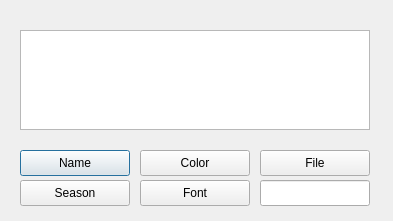
<?xml version="1.0" encoding="UTF-8"?>
<ui version="4.0">
 <class>Dialog</class>
 <widget class="QDialog" name="Dialog">
  <property name="geometry">
   <rect>
    <x>0</x>
    <y>0</y>
    <width>393</width>
    <height>221</height>
   </rect>
  </property>
  <property name="windowTitle">
   <string>Dialog</string>
  </property>
  <widget class="QTextEdit" name="textEdit">
   <property name="geometry">
    <rect>
     <x>20</x>
     <y>30</y>
     <width>350</width>
     <height>100</height>
    </rect>
   </property>
  </widget>
  <widget class="QPushButton" name="nameButton">
   <property name="geometry">
    <rect>
     <x>20</x>
     <y>150</y>
     <width>110</width>
     <height>26</height>
    </rect>
   </property>
   <property name="text">
    <string>Name</string>
   </property>
  </widget>
  <widget class="QPushButton" name="seasonButton">
   <property name="geometry">
    <rect>
     <x>20</x>
     <y>180</y>
     <width>110</width>
     <height>26</height>
    </rect>
   </property>
   <property name="text">
    <string>Season</string>
   </property>
  </widget>
  <widget class="QPushButton" name="colorButton">
   <property name="geometry">
    <rect>
     <x>140</x>
     <y>150</y>
     <width>110</width>
     <height>26</height>
    </rect>
   </property>
   <property name="text">
    <string>Color</string>
   </property>
  </widget>
  <widget class="QPushButton" name="fontButton">
   <property name="geometry">
    <rect>
     <x>140</x>
     <y>180</y>
     <width>110</width>
     <height>26</height>
    </rect>
   </property>
   <property name="text">
    <string>Font</string>
   </property>
  </widget>
  <widget class="QPushButton" name="fileButton">
   <property name="geometry">
    <rect>
     <x>260</x>
     <y>150</y>
     <width>110</width>
     <height>26</height>
    </rect>
   </property>
   <property name="text">
    <string>File</string>
   </property>
  </widget>
  <widget class="QLineEdit" name="lineEdit">
   <property name="geometry">
    <rect>
     <x>260</x>
     <y>180</y>
     <width>110</width>
     <height>26</height>
    </rect>
   </property>
  </widget>
 </widget>
 <resources/>
 <connections/>
</ui>
